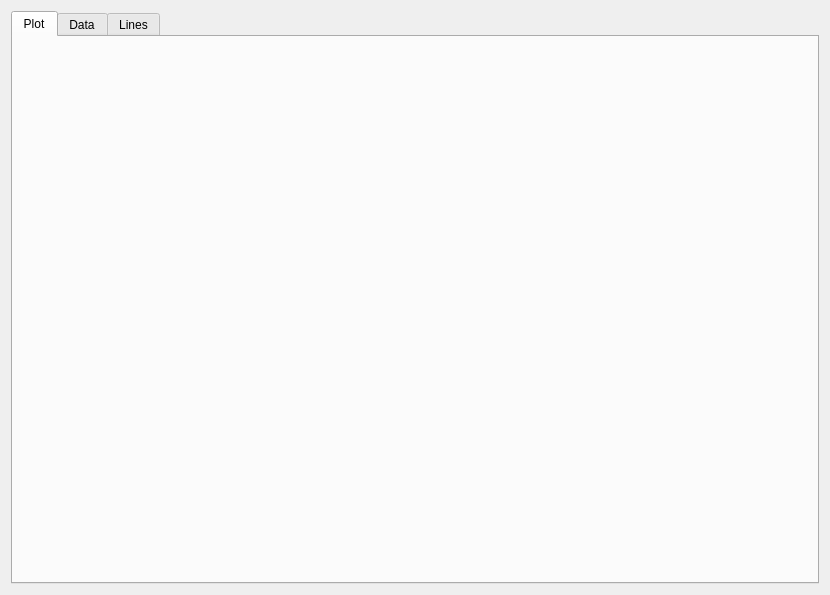
<?xml version="1.0" encoding="UTF-8"?>
<ui version="4.0">
 <class>PlottingTool</class>
 <widget class="QWidget" name="PlottingTool">
  <property name="geometry">
   <rect>
    <x>0</x>
    <y>0</y>
    <width>830</width>
    <height>595</height>
   </rect>
  </property>
  <property name="windowTitle">
   <string>Form</string>
  </property>
  <layout class="QVBoxLayout" name="verticalLayout">
   <item>
    <widget class="QTabWidget" name="tabs">
     <property name="currentIndex">
      <number>0</number>
     </property>
     <widget class="QWidget" name="plotTab">
      <attribute name="title">
       <string>Plot</string>
      </attribute>
      <layout class="QVBoxLayout" name="verticalLayout_4">
       <item>
        <widget class="QCustomPlot" name="plot" native="true"/>
       </item>
      </layout>
     </widget>
     <widget class="QWidget" name="dataTab">
      <attribute name="title">
       <string>Data</string>
      </attribute>
      <layout class="QVBoxLayout" name="verticalLayout_2">
       <item>
        <widget class="QPlainTextEdit" name="data"/>
       </item>
       <item>
        <layout class="QHBoxLayout" name="horizontalLayout">
         <property name="topMargin">
          <number>0</number>
         </property>
         <item>
          <spacer name="updateDataSpacer">
           <property name="orientation">
            <enum>Qt::Horizontal</enum>
           </property>
           <property name="sizeHint" stdset="0">
            <size>
             <width>40</width>
             <height>20</height>
            </size>
           </property>
          </spacer>
         </item>
         <item>
          <widget class="QPushButton" name="updateDataButton">
           <property name="text">
            <string>Update Data</string>
           </property>
          </widget>
         </item>
        </layout>
       </item>
      </layout>
     </widget>
     <widget class="QWidget" name="linesTab">
      <attribute name="title">
       <string>Lines</string>
      </attribute>
      <layout class="QVBoxLayout" name="verticalLayout_3">
       <item>
        <widget class="QListWidget" name="lines"/>
       </item>
      </layout>
     </widget>
    </widget>
   </item>
  </layout>
 </widget>
 <customwidgets>
  <customwidget>
   <class>QCustomPlot</class>
   <extends>QWidget</extends>
   <header>quick_plot/qcustomplot.h</header>
   <container>1</container>
  </customwidget>
 </customwidgets>
 <resources/>
 <connections/>
</ui>
